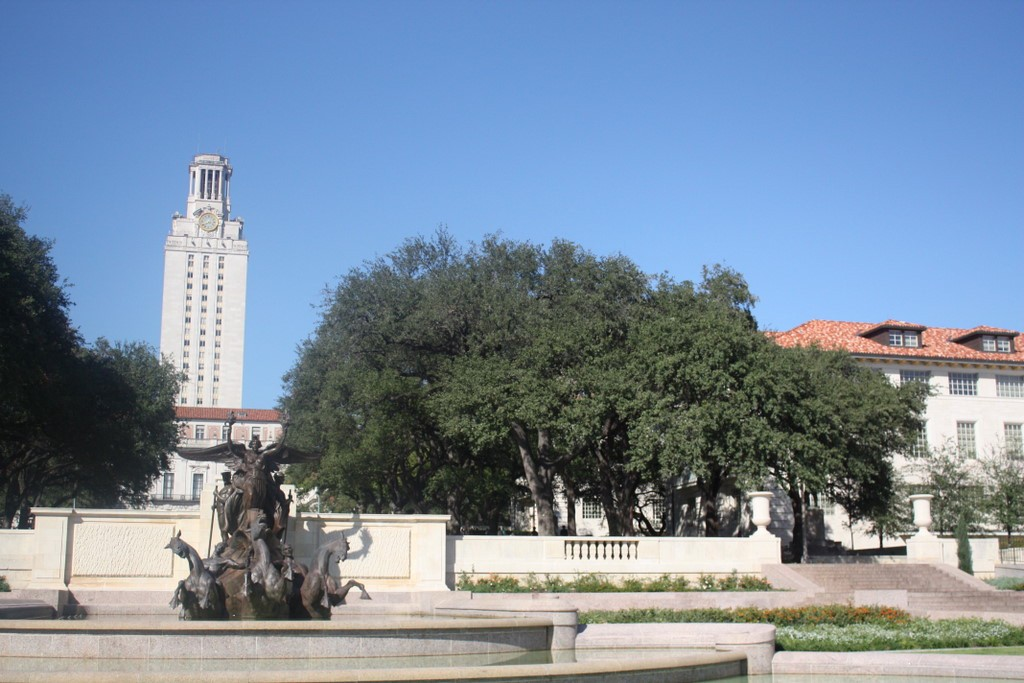
#> input picture 360Webcam/sourcecode/src/left.jpg, 1024 x 683 px
$ python image_stitching.py
#> lines starting #> are read from the running program, lines starting #| are printed output that depends on the picture
# require opencv
#### lib initialisation
import cv2 as cv
import numpy as np
import matplotlib.pyplot as plt
from random import randrange
import argparse
import sys

'''
Stitching sample
================

Show how to use Stitcher API from python in a simple way to stitch panoramas
or scans.
'''


modes = (cv.Stitcher_PANORAMA, cv.Stitcher_SCANS)

# [18 lines of commented-out code are left out]
imgs = []
print(modes)

# read images
im_name_list=['left.jpg','right.jpg']
images=[cv.imread(im_name) for im_name in im_name_list]
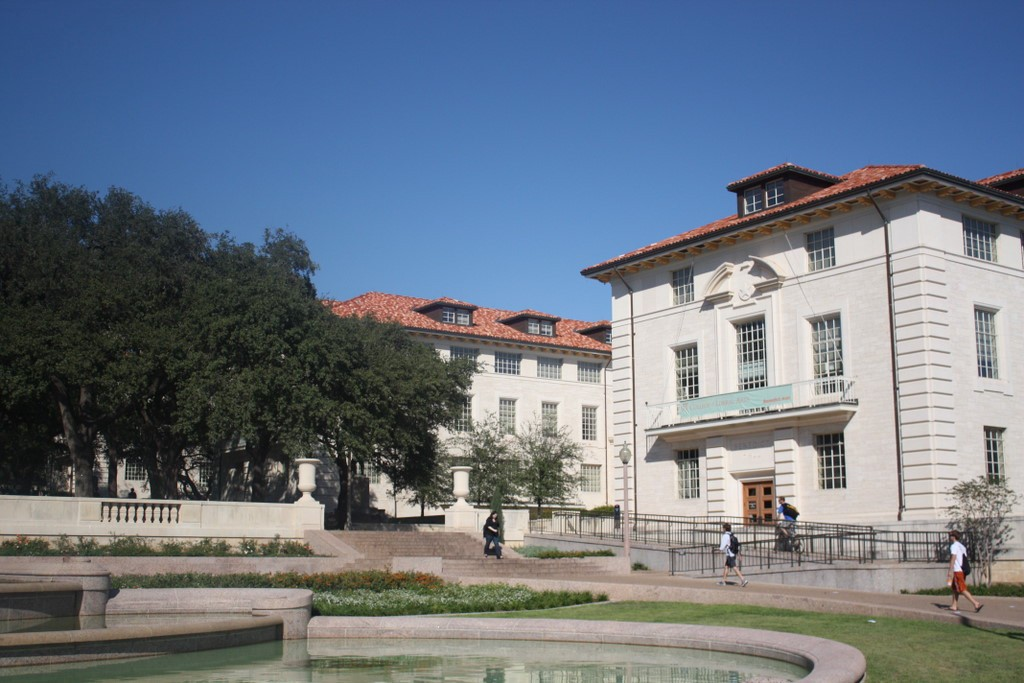
#> input picture 360Webcam/sourcecode/src/right.jpg, 1024 x 683 px
#> images = 2 items

stitcher = cv.Stitcher.create()
status, pano = stitcher.stitch(images)
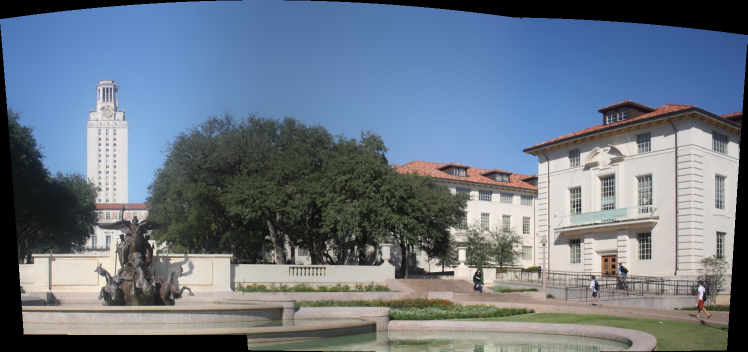
#> pano: shape (704, 1495, 3) (shown at 1/2 size); mean of channels 0, 1, 2 133.4, 119.4, 107.3; drawn as B, G, R
#> status = 0

if status != cv.Stitcher_OK:
    print("Can't stitch images, error code = %d" % status)
    sys.exit(-1)

cv.imwrite("output.png", pano);
print("stitching completed successfully. %s saved!")
